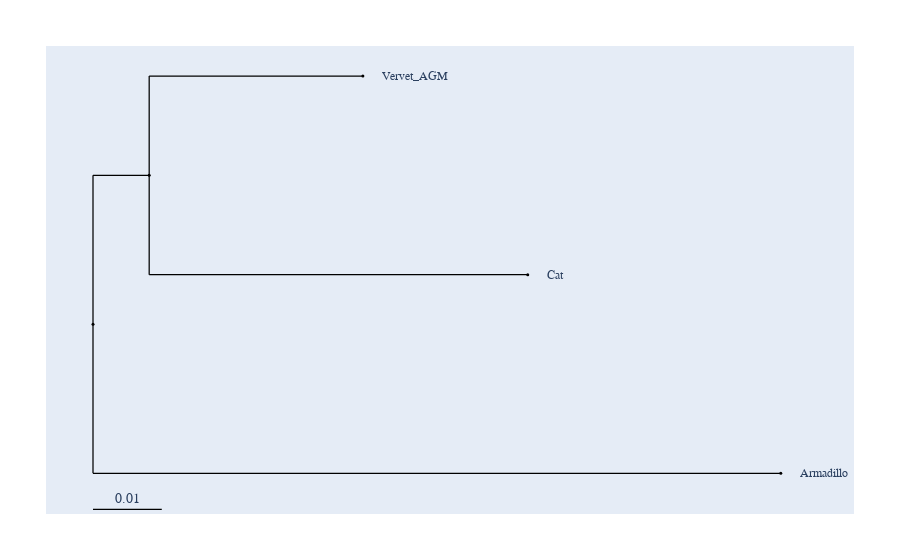

The notebook cell this image was saved under:
### Code cell
nodes = ens_tree.get_nodes_dict()
sub_tree = ens_tree.get_sub_tree(triads_species_names.values())
sub_tree.get_figure()

### Figure 1 — Plotly figure (JSON) as saved in the notebook; plotly's stock layout.template omitted (floating-point values rounded to 4 significant figures)
{"data": [{"line": {"color": "black", "shape": "spline", "smoothing": 1.3, "width": 1.25}, "mode": "lines", "showlegend": false, "type": "scatter", "x": [null, null, 0, 0, null, 0, 0.0116, null, 0.0116, 0.0116, null, 0.0116, 0.05573, null, 0.0116, 0.0116, null, 0.0116, 0.08977, null, 0, 0, null, 0, 0.142, null], "y": [null, null, -0.325, 0.65, null, 0.65, 0.65, null, 0.65, 1.3, null, 1.3, 1.3, null, 0.65, 0, null, 0, 0, null, -0.325, -1.3, null, -1.3, -1.3, null]}, {"hoverinfo": "text", "marker": {"color": "black", "size": 3, "symbol": "circle"}, "mode": "markers", "showlegend": false, "text": ["root", "Boreoeutheria", "Vervet_AGM", "Cat", "Armadillo"], "type": "scatter", "x": [0, 0.0116, 0.05573, 0.08977, 0.142], "y": [-0.325, 0.65, 1.3, 0, -1.3]}], "layout": {"annotations": [{"font": {"family": "Inconsolata, monospace", "size": 12}, "showarrow": false, "text": "Vervet_AGM", "textangle": 0, "x": 0.05928, "xanchor": "left", "xref": "x", "y": 1.3, "yref": "y"}, {"font": {"family": "Inconsolata, monospace", "size": 12}, "showarrow": false, "text": "Cat", "textangle": 0, "x": 0.09332, "xanchor": "left", "xref": "x", "y": 0, "yref": "y"}, {"font": {"family": "Inconsolata, monospace", "size": 12}, "showarrow": false, "text": "Armadillo", "textangle": 0, "x": 0.1456, "xanchor": "left", "xref": "x", "y": -1.3, "yref": "y"}, {"ax": 0, "ay": 0, "showarrow": false, "text": "0.01", "x": 0.007101, "xref": "x", "y": -1.536, "yref": "y", "yshift": 10}], "autosize": true, "font": {"family": "Balto", "size": 14}, "hovermode": "closest", "margin": {"b": 50, "l": 50, "pad": 4, "r": 50, "t": 50}, "shapes": [{"line": {"color": "black", "width": 1.25}, "name": "scale_bar", "type": "line", "x0": 0, "x1": 0.0142, "y0": -1.536, "y1": -1.536}], "showlegend": false, "xaxis": {"visible": false}, "yaxis": {"visible": false}}}
